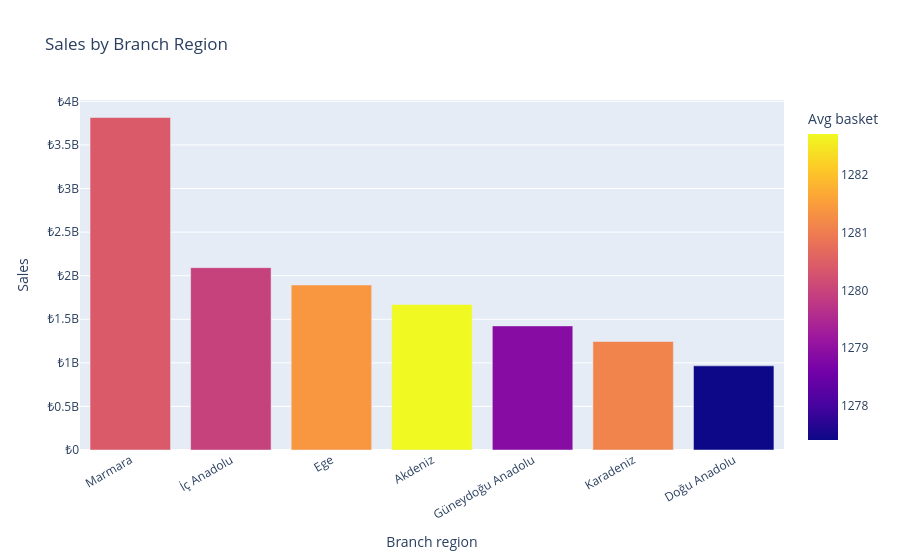

Write notebook code for a chart like this one.
### Code cell
fig = px.bar(
    region_sales,
    x="branch_region",
    y="sales",
    color="avg_basket",
    title="Sales by Branch Region",
    labels={"branch_region": "Branch region", "sales": "Sales", "avg_basket": "Avg basket"},
)
fig.update_layout(xaxis_tickangle=-30, yaxis_tickprefix="₺")
fig.show()

### Figure 1 — Plotly figure (JSON) as saved in the notebook; plotly's stock layout.template omitted (floating-point values rounded to 4 significant figures)
{"data": [{"hovertemplate": "Branch region=%{x}<br>Sales=%{y}<br>Avg basket=%{marker.color}<extra></extra>", "legendgroup": "", "marker": {"color": [1280.0, 1280.0, 1281.0, 1283.0, 1279.0, 1281.0, 1277.0], "coloraxis": "coloraxis", "pattern": {"shape": ""}}, "name": "", "orientation": "v", "showlegend": false, "textposition": "auto", "type": "bar", "x": ["Marmara", "İç Anadolu", "Ege", "Akdeniz", "Güneydoğu Anadolu", "Karadeniz", "Doğu Anadolu"], "xaxis": "x", "y": [3815000000.0, 2092000000.0, 1894000000.0, 1670000000.0, 1424000000.0, 1245000000.0, 965800000.0], "yaxis": "y"}], "layout": {"barmode": "relative", "coloraxis": {"colorbar": {"title": {"text": "Avg basket"}}, "colorscale": [[0, "#0d0887"], [0.1111, "#46039f"], [0.2222, "#7201a8"], [0.3333, "#9c179e"], [0.4444, "#bd3786"], [0.5556, "#d8576b"], [0.6667, "#ed7953"], [0.7778, "#fb9f3a"], [0.8889, "#fdca26"], [1, "#f0f921"]]}, "legend": {"tracegroupgap": 0}, "title": {"text": "Sales by Branch Region"}, "xaxis": {"anchor": "y", "domain": [0, 1], "tickangle": -30, "title": {"text": "Branch region"}}, "yaxis": {"anchor": "x", "domain": [0, 1], "tickprefix": "₺", "title": {"text": "Sales"}}}}
